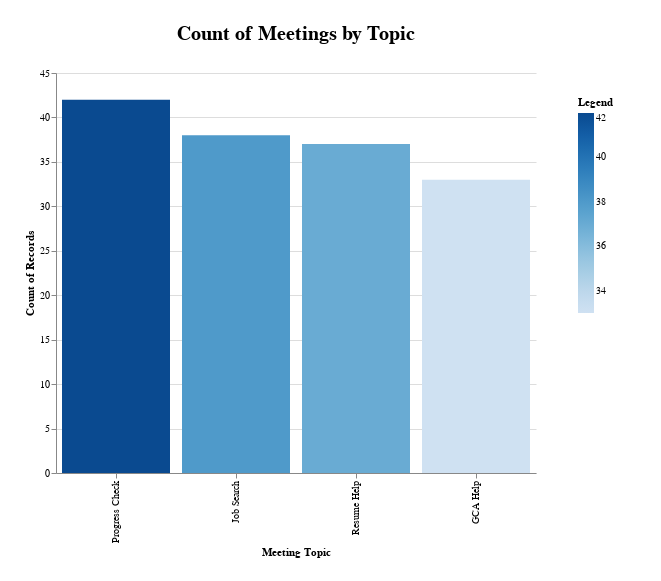

Notebook cell for this chart:
### Code cell
import requests, altair
url = "http://127.0.0.1:8000"
graph = requests.get(f"{url}/graph/meeting-topics").json()
altair.Chart.from_dict(graph['graph'])

### Figure 1 — Vega-Lite specification as saved in the notebook (floating-point values rounded to 4 significant figures; data arrays with more than 128 entries replaced by an {"elided": "..."} marker saying what was removed)
{"config": {"view": {"continuousWidth": 400, "continuousHeight": 300, "stroke": "#FFF"}, "legend": {"padding": 24}, "title": {"fontSize": 20, "offset": 24}}, "data": {"name": "data-c31421f433f8e2b653032bd680101321"}, "mark": "bar", "datasets": {"data-c31421f433f8e2b653032bd680101321": {"elided": "150 records"}}, "encoding": {"color": {"aggregate": "count", "field": "meeting_topic", "title": "Legend", "type": "nominal"}, "tooltip": [{"aggregate": "count", "field": "meeting_topic", "type": "nominal"}, {"field": "meeting_topic", "type": "nominal"}, {"aggregate": "count", "field": "meeting_topic", "type": "nominal"}], "x": {"field": "meeting_topic", "sort": "-y", "title": "Meeting Topic", "type": "nominal"}, "y": {"aggregate": "count", "field": "meeting_topic", "type": "nominal"}}, "height": 400, "padding": 24, "title": "Count of Meetings by Topic", "width": 480, "$schema": "https://vega.github.io/schema/vega-lite/v4.17.0.json"}
